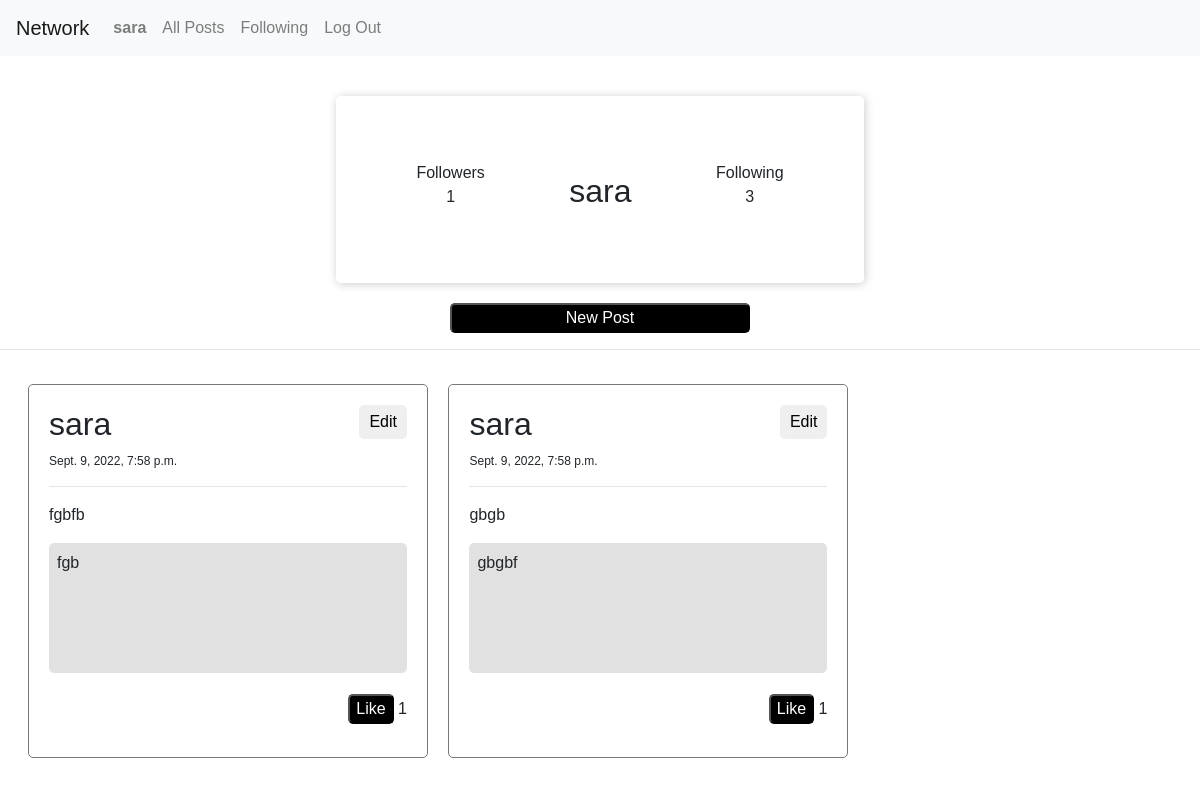
Before: /my_account/admin (signed in) with the older database file.
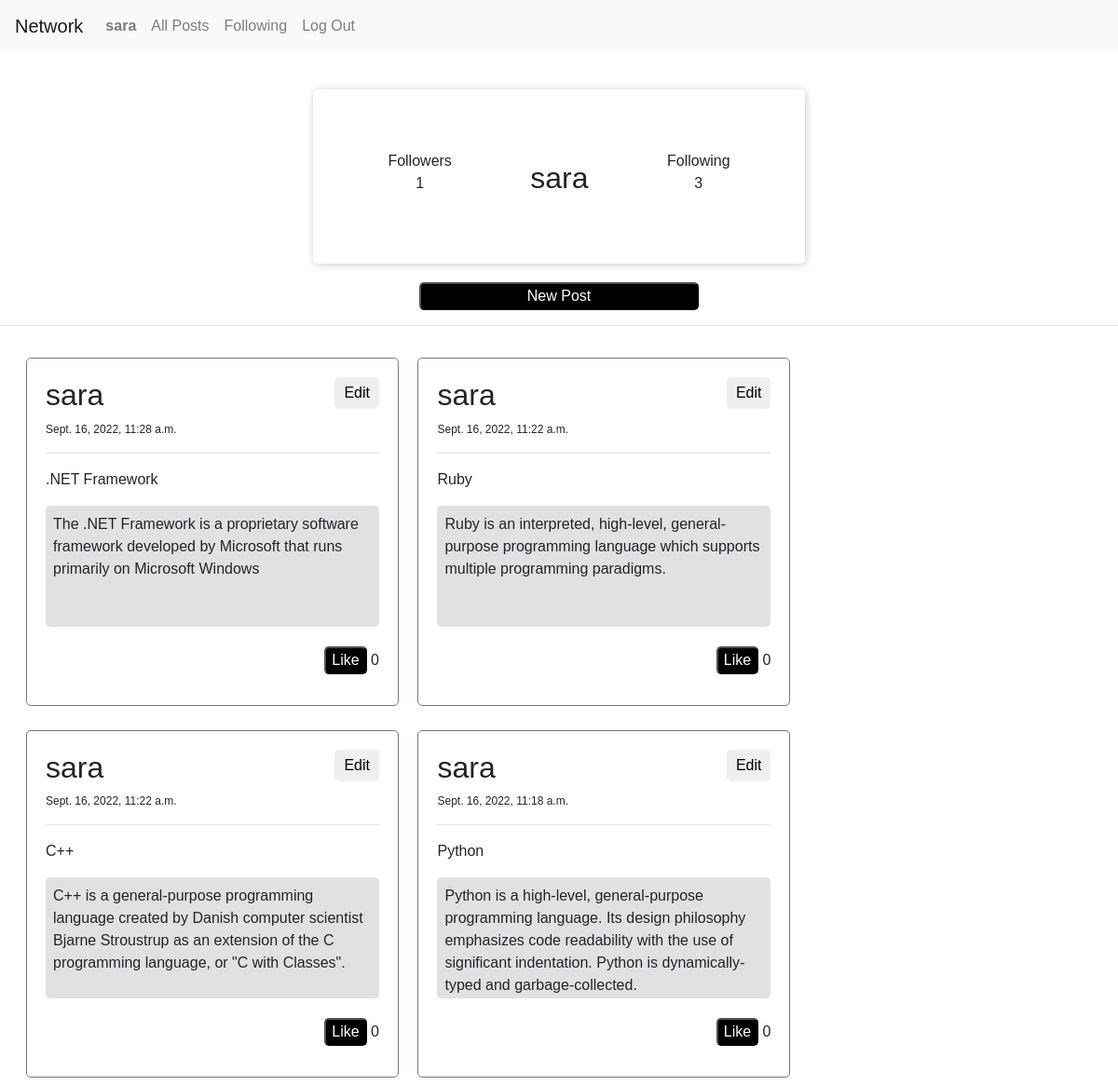
After: the same page with the newer database file.
### network/models.py (models this page shows, shortened)
class Posts(models.Model):
    id = models.AutoField(primary_key=True)
    post_uesr = models.ForeignKey(User, on_delete=models.CASCADE, null=True, blank=True,related_name='create_user')
    post_title = models.CharField(max_length=200)
    post_description = models.TextField()
    post_date = models.DateTimeField(default=datetime.now, blank=True)
    post_likes = models.ManyToManyField(User,blank=True,default=None, related_name='post_likes')
    like_count = models.CharField(max_length=200)

class User(AbstractUser):
    pass

### network/views.py (the view)
# urls.py: path("my_account/<str:user>", views.my_account, name="my_account"),
def my_account(request,user):
    all_post = Posts.objects.filter(post_uesr = request.user).order_by('-id')
    userr = User.objects.get(username = user)
    follower_len = Followers.objects.filter(followed_users = userr).count()
    following_len = Followers.objects.filter(follower = userr).count()
    return render(request, 'network/my_account.html',{
        'posts': all_post,
        'follower_len': follower_len,
        'following_len': following_len,
    })

### network/templates/network/my_account.html (shortened to what this page needs)
{% extends 'network/layout.html' %}
{% load static %}
{% block head %}
    <link rel="stylesheet" href="{% static 'network/styles.css' %}">
{% endblock %}
{% block body %}
    <div class="div_user_profile">
        <li class="li_user_profile">
            <div>Followers</div>
            <div>{{follower_len}}</div>
        </li>
        <li class="li_user_profile">
            <div class="username"><h2>{{user}}</h2></div>
        </li>
        <li class="li_user_profile">
            <div>Following</div>
            <div>{{following_len}}</div>
        </li>
    </div>
    <div class="div_new_post_button">
        <button id="new_post_button">New Post</button>
    </div>
    <hr>
    <div class="div_posts">
        {% for all_posts in posts %}
            <li class="li_posts">
                <div class="div_single_posts">
                    <div>
                        <h2 class="post_user_name">{{all_posts.post_uesr}}</h2>
                        <button class="post_edit_button" id="edit_button_{{all_posts.id}}" div-id="{{all_posts.id}}">Edit</button>
                    </div>
                    <p class="post_date">{{all_posts.post_date}}</p><hr>
                    <p>{{all_posts.post_title}}</p>
                    <p class="posts_description" id="post_description_{{all_posts.id}}">{{all_posts.post_description}}</p>
                    <div class="div_likes">
                        {% if request.user not in all_posts.post_likes.all %}
                            <button class="post_likes_button" value="{{all_posts.id}}" id="like_button_{{all_posts.id}}">Like</button>
                        {% else %}
                            <button class="post_likes_button" value="{{all_posts.id}}" id="like_button_{{all_posts.id}}">Unlike</button>
                        {% endif %}
                        <p class="post_likes_count" id="like_count_{{all_posts.id}}">{{all_posts.post_likes.count}}</p>
                    </div>
                </div>
            </li>
        {% endfor %}
    </div>
{% endblock %}

Changed rows visible on the page:
removed Posts: post_uesr "sara", post_date "Sept. 9, 2022, 7:58 p.m.", post_title "fgbfb", post_description "fgb", post_likes.count "1"
removed Posts: post_uesr "sara", post_date "Sept. 9, 2022, 7:58 p.m.", post_title "gbgb", post_description "gbgbf", post_likes.count "1"
added Posts: post_uesr "sara", post_date "Sept. 16, 2022, 11:28 a.m.", post_title ".NET Framework", post_description "The .NET Framework is a proprietary software framework developed by Microsoft that runs primarily on Microsoft Windows", post_likes.count "0"
added Posts: post_uesr "sara", post_date "Sept. 16, 2022, 11:22 a.m.", post_title "Ruby", post_description "Ruby is an interpreted, high-level, general-purpose programming language which supports multiple programming paradigms.", post_likes.count "0"
added Posts: post_uesr "sara", post_date "Sept. 16, 2022, 11:22 a.m.", post_title "C++", post_description "C++ is a general-purpose programming language created by Danish computer scientist Bjarne Stroustrup as an extension of the C programming language, or \"C with Classes\".", post_likes.count "0"
added Posts: post_uesr "sara", post_date "Sept. 16, 2022, 11:18 a.m.", post_title "Python", post_description "Python is a high-level, general-purpose programming language. Its design philosophy emphasizes code readability with the use of significant indentation. Python is dynamically-typed and garbage-collected.", post_likes.count "0"
